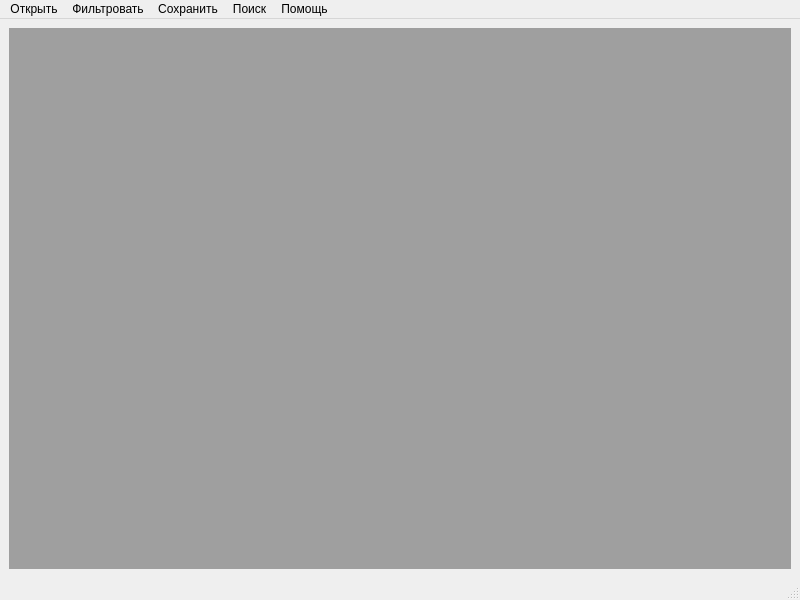
<?xml version="1.0" encoding="UTF-8"?>
<ui version="4.0">
 <class>MainWindow</class>
 <widget class="QMainWindow" name="MainWindow">
  <property name="geometry">
   <rect>
    <x>0</x>
    <y>0</y>
    <width>800</width>
    <height>600</height>
   </rect>
  </property>
  <property name="windowTitle">
   <string>MDI Application</string>
  </property>
  <widget class="QWidget" name="centralwidget">
   <layout class="QVBoxLayout" name="verticalLayout">
    <item>
     <widget class="QMdiArea" name="mdiArea"/>
    </item>
   </layout>
  </widget>
  <widget class="QMenuBar" name="menubar">
   <property name="geometry">
    <rect>
     <x>0</x>
     <y>0</y>
     <width>800</width>
     <height>26</height>
    </rect>
   </property>
   <widget class="QMenu" name="menu_2">
    <property name="title">
     <string>Открыть</string>
    </property>
    <addaction name="openFile"/>
   </widget>
   <widget class="QMenu" name="saveFile">
    <property name="title">
     <string>Сохранить</string>
    </property>
    <addaction name="action"/>
   </widget>
   <widget class="QMenu" name="help">
    <property name="title">
     <string>Помощь</string>
    </property>
    <addaction name="action_3"/>
   </widget>
   <widget class="QMenu" name="menu">
    <property name="title">
     <string>Фильтровать</string>
    </property>
    <addaction name="filterBtn"/>
   </widget>
   <widget class="QMenu" name="search">
    <property name="title">
     <string>Поиск</string>
    </property>
    <addaction name="searchBtn"/>
   </widget>
   <addaction name="menu_2"/>
   <addaction name="menu"/>
   <addaction name="saveFile"/>
   <addaction name="search"/>
   <addaction name="help"/>
  </widget>
  <widget class="QStatusBar" name="statusbar"/>
  <action name="openFile">
   <property name="text">
    <string>Открыть</string>
   </property>
  </action>
  <action name="action">
   <property name="text">
    <string>Сохранить</string>
   </property>
  </action>
  <action name="action_2">
   <property name="text">
    <string>Редактировать</string>
   </property>
  </action>
  <action name="action_3">
   <property name="text">
    <string>Помощь</string>
   </property>
  </action>
  <action name="filterBtn">
   <property name="text">
    <string>Фильтровать</string>
   </property>
  </action>
  <action name="searchBtn">
   <property name="text">
    <string>Поиск</string>
   </property>
  </action>
 </widget>
 <resources/>
 <connections/>
</ui>
